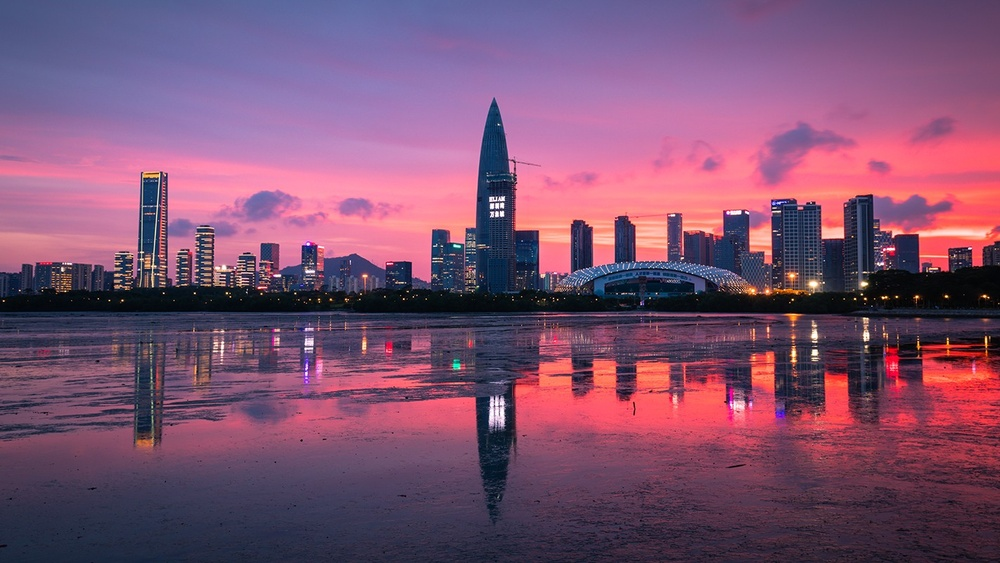
#> input picture 8-绘制图表（matplotlib）/8.9-热量图/shenzhen.jpg, 1000 x 563 px, shrunk from 1422 x 800 before the run
$ python '8.9-热量图.py'
#> lines starting #> are read from the running program, lines starting #| are printed output that depends on the picture
import matplotlib.pyplot as plt
import matplotlib.image as mpimg  # mpimg 用于读取图片

# 图片处理的matplotlib方法
# interpolation插值运算,cmap表示绘图时的样式
# interpolation：
# 'nearest'（默认值）:最近邻插值
# 'bilinear':双线性插值
# 'bicubic':双三次插值
# cmap=‘hot’热量图；gray灰度图
pic = mpimg.imread('shenzhen.jpg')
#> pic is the input picture: shape (563, 1000, 3); mean R, G, B 125.8, 81.4, 112
# 控制画布大小
plt.figure(num=1, figsize=(9, 5), )
# 仅显示图片第一个通道
pic = pic[:, :, 0]
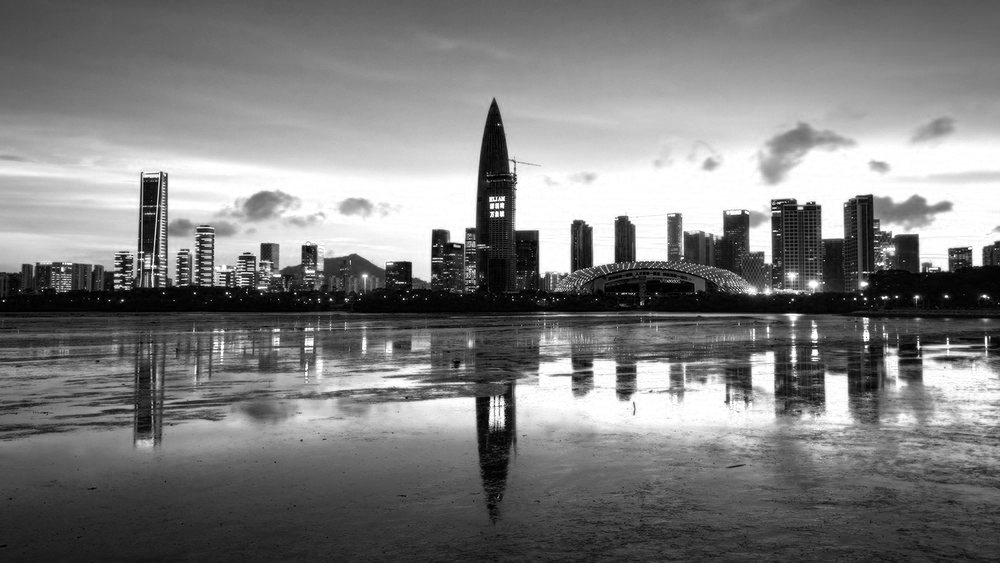
#> pic: shape (563, 1000); min 0, max 255, mean 125.8
plt.imshow(pic, interpolation='nearest', cmap='hot')
# 压缩90%，即控制力度图例大小
plt.colorbar(shrink=0.9)
# 关闭坐标轴刻度
plt.xticks(())
plt.yticks(())
# 显示图片
plt.show()
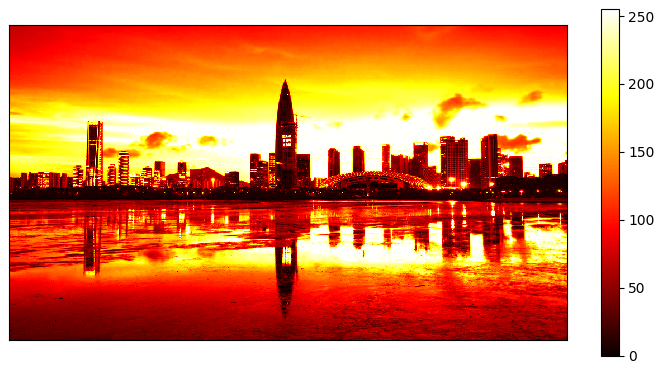
#> figure drawn by matplotlib, 2 panels
